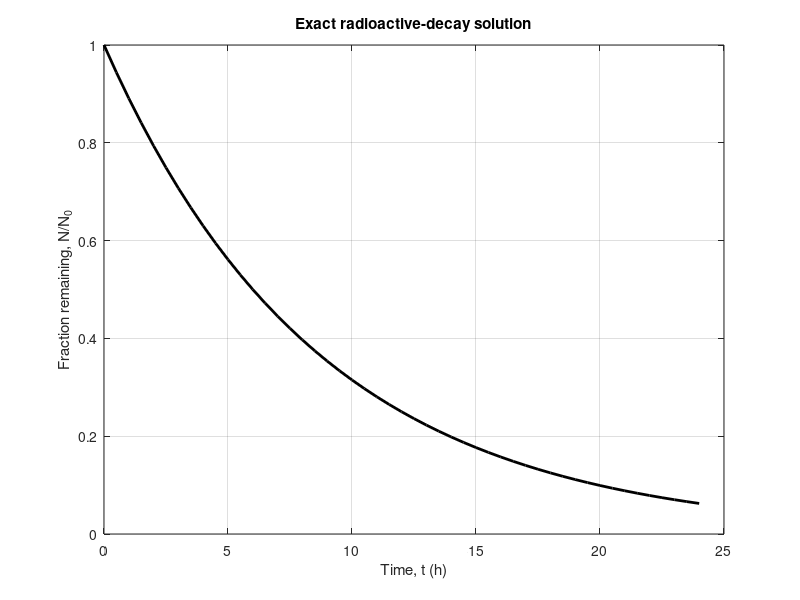
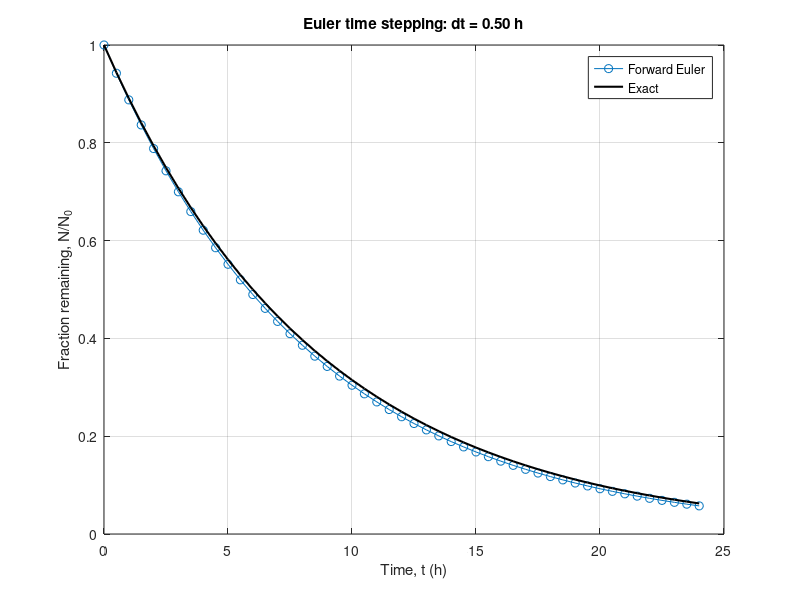
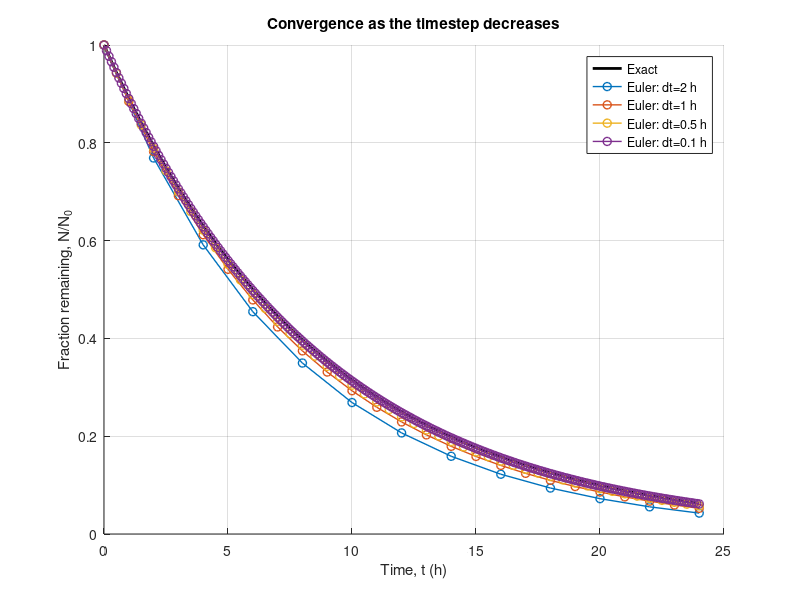

Write the MATLAB code that produced these figures, in order. (Note: this script raises an error after producing the figures.)
%% Week 1: From a Physics Model to a Computational Experiment
% # Programming Fundamentals through a Physical Model
%
% This Live Script follows one complete computational-physics cycle:
% physical question -> MATLAB fundamentals -> numerical model -> validation.
% Run it from a fresh MATLAB session and change one parameter at a time.

%% 1. Setup and parameter record
% A colleague should be able to see the physical parameters and their units.

clearvars; close all; clc
format shortG

N0 = 1000;             % initial population, nuclei
T_half_h = 6.0;        % half-life, h
tMax_h = 24.0;         % final time, h
dt_h = 0.5;            % Euler step, h
lambda_per_h = log(2)/T_half_h;  % decay constant, 1/h

fprintf('lambda = %.6f 1/h\n', lambda_per_h)
fprintf('lambda*dt = %.6f (dimensionless)\n', lambda_per_h*dt_h)

%% 2. Prediction before computing
% Before running the numerical method, predict the following:
% * What fraction remains after one half-life?
% * What fraction remains after four half-lives?
% * Can a physically meaningful population be negative?

exactFractionAtHalfLife = exp(-lambda_per_h*T_half_h);
exactFractionAtFourHalfLives = exp(-lambda_per_h*4*T_half_h);
fprintf('Exact fraction after one half-life = %.6f\n', exactFractionAtHalfLife)
fprintf('Exact fraction after four half-lives = %.6f\n', exactFractionAtFourHalfLives)

%% 3. Exact solution: a reference answer
% The exact solution is a benchmark for the numerical experiment.

t_h = 0:dt_h:tMax_h;
N_exact = N0*exp(-lambda_per_h*t_h);

figure('Name','Exact radioactive decay')
plot(t_h,N_exact/N0,'k-','LineWidth',2)
grid on
xlabel('Time, t (h)')
ylabel('Fraction remaining, N/N_0')
title('Exact radioactive-decay solution')

%% 4. Forward Euler time stepping
% The discrete update is N(n+1) = N(n)*(1 - lambda*dt).
% MATLAB arrays start at index 1, so N(1) represents N_0.

N = zeros(size(t_h));
N(1) = N0;

for n = 1:numel(t_h)-1
    N(n+1) = N(n)*(1 - lambda_per_h*dt_h);
end

N_euler_fraction = N/N0;
N_exact_fraction = N_exact/N0;
finalRelativeError = abs(N(end)-N_exact(end))/N_exact(end);

figure('Name','Euler versus exact')
plot(t_h,N_euler_fraction,'o-', ...
     t_h,N_exact_fraction,'k-','LineWidth',1.5)
grid on
xlabel('Time, t (h)')
ylabel('Fraction remaining, N/N_0')
legend('Forward Euler','Exact','Location','northeast')
title(sprintf('Euler time stepping: dt = %.2f h',dt_h))

fprintf('Euler fraction at tMax = %.6f\n',N_euler_fraction(end))
fprintf('Exact fraction at tMax = %.6f\n',N_exact_fraction(end))
fprintf('Final relative error = %.3f %%\n',100*finalRelativeError)

%% 5. Timestep experiment and convergence
% Smaller dt should approach the exact curve, but it requires more steps.

dtValues_h = [2.0 1.0 0.5 0.1];
lambdaDt = lambda_per_h*dtValues_h;
finalEulerFraction = zeros(size(dtValues_h));
relativeErrorPercent = zeros(size(dtValues_h));
stepCount = zeros(size(dtValues_h));

figure('Name','Timestep comparison')
hold on
plot(t_h,N_exact_fraction,'k-','LineWidth',2)

for k = 1:numel(dtValues_h)
    dtCurrent_h = dtValues_h(k);
    tCurrent_h = 0:dtCurrent_h:tMax_h;
    NCurrent = zeros(size(tCurrent_h));
    NCurrent(1) = N0;

    for n = 1:numel(tCurrent_h)-1
        NCurrent(n+1) = NCurrent(n)*(1 - lambda_per_h*dtCurrent_h);
    end

    exactAtFinal = N0*exp(-lambda_per_h*tMax_h);
    finalEulerFraction(k) = NCurrent(end)/N0;
    relativeErrorPercent(k) = 100*abs(NCurrent(end)-exactAtFinal)/exactAtFinal;
    stepCount(k) = numel(tCurrent_h)-1;
    plot(tCurrent_h,NCurrent/N0,'o-','LineWidth',1.0)
end

grid on
xlabel('Time, t (h)')
ylabel('Fraction remaining, N/N_0')
legend('Exact','Euler: dt=2 h','Euler: dt=1 h', ...
       'Euler: dt=0.5 h','Euler: dt=0.1 h', ...
       'Location','northeast')
title('Convergence as the timestep decreases')
hold off

resultsTable = table(dtValues_h(:),lambdaDt(:),stepCount(:), ...
    finalEulerFraction(:),relativeErrorPercent(:), ...
    'VariableNames',{'dt_h','lambda_dt','steps','EulerFractionAt24h','RelativeErrorPercent'});
disp(resultsTable)

%% 6. Validation checks
% These checks are simple evidence, not a substitute for physical reasoning.

assert(abs(N(1)-N0) < eps(N0), 'Initial condition is not stored in N(1).')
assert(abs(exactFractionAtHalfLife-0.5) < 1e-12, ...
    'Half-life reference check failed.')
assert(abs(N_exact_fraction(end)-0.0625) < 1e-12, ...
    'Four-half-life reference check failed.')
assert(all(isfinite(N)), 'The numerical solution contains a non-finite value.')
assert(all(N >= 0), 'The chosen timestep produced a negative population.')
assert(relativeErrorPercent(end) < 2.0, ...
    'The finest timestep did not reach the expected accuracy.')

fprintf('Validation checks passed for the chosen parameters.\n')

%% 7. Stability and physical admissibility warning
% For this decay update, lambda*dt must be dimensionless. If lambda*dt > 1,
% the factor (1 - lambda*dt) becomes negative and the computed population
% can become unphysical even though the formula is syntactically correct.

unsafeDt_h = 10.0;
unsafeFactor = 1 - lambda_per_h*unsafeDt_h;
fprintf('For dt = %.1f h, 1 - lambda*dt = %.3f.\n',unsafeDt_h,unsafeFactor)
fprintf('This is a warning to reduce dt before trusting the result.\n')

%% 8. Student challenge
% Change one value at a time and rerun the relevant sections:
% 1. Set T_half_h = 3.0 and predict the new fraction at 24 h.
% 2. Set dt_h = 0.1 and compare the error with dt_h = 0.5.
% 3. Set N0 = 5000 and verify that N/N0 is unchanged.
% 4. Add a caption explaining which validation check you performed.

challengeT_half_h = 3.0;
challengeDt_h = 0.25;
challengeLambda_per_h = log(2)/challengeT_half_h;
challengeTime_h = 0:challengeDt_h:tMax_h;
challengeN = zeros(size(challengeTime_h));
challengeN(1) = N0;

for n = 1:numel(challengeTime_h)-1
    challengeN(n+1) = challengeN(n)*(1 - challengeLambda_per_h*challengeDt_h);
end

fprintf('Challenge fraction at 24 h = %.6f\n',challengeN(end)/N0)
fprintf('Challenge exact fraction at 24 h = %.6f\n', ...
    exp(-challengeLambda_per_h*tMax_h))

%% Exit ticket
% Write three sentences before leaving the practical:
% 1. State the model equation and one assumption.
% 2. State the MATLAB line that advances one time step.
% 3. State the evidence that makes your chosen dt acceptable.
